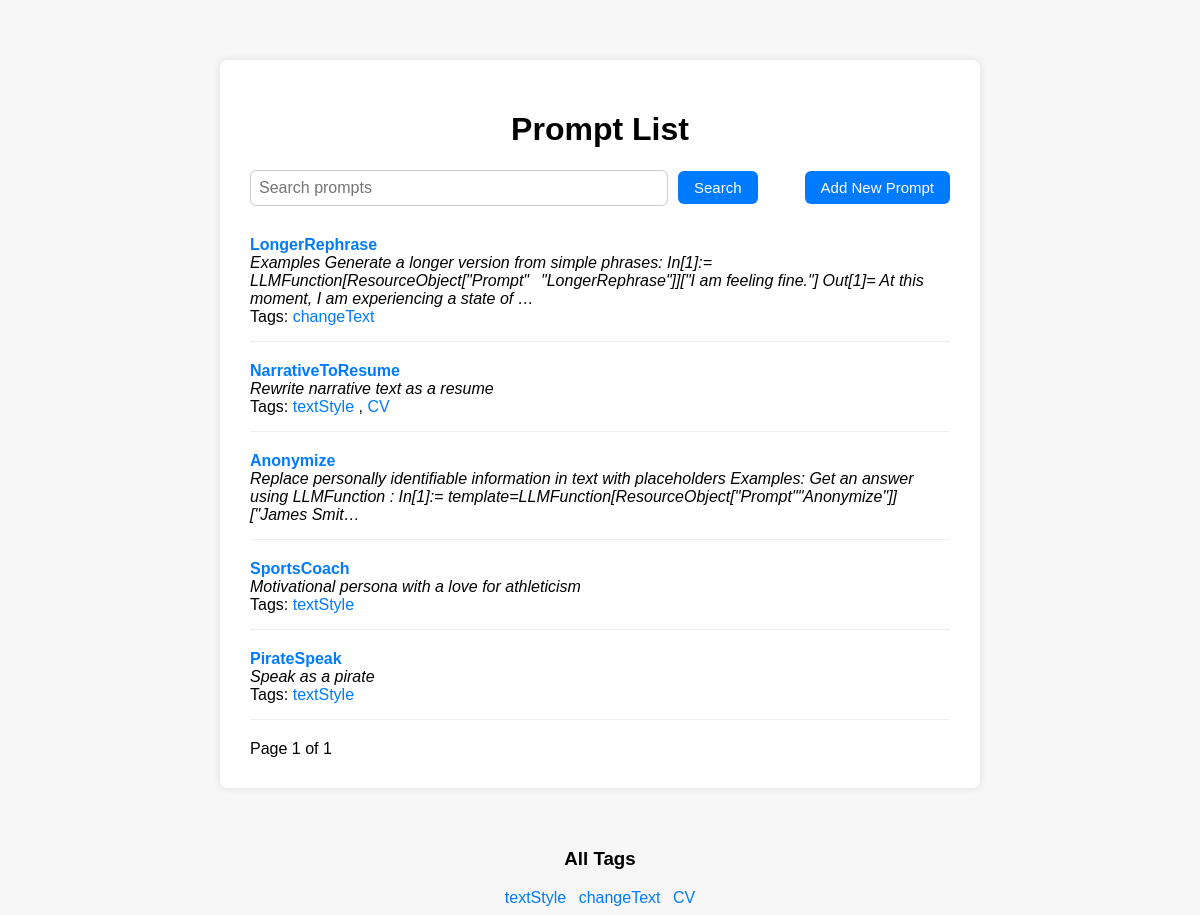
The page / on the database its author committed.
### prompts/models.py (models this page shows, shortened)
class Prompt(models.Model):
    name = models.TextField(max_length=50, verbose_name="Name", default="Untitled")
    text = models.TextField(verbose_name="Prompt text")
    description = models.TextField(blank=True, verbose_name="Description")
    created_at = models.DateTimeField(auto_now_add=True)
    tags = models.ManyToManyField(Tag, blank=True, related_name="prompts")

class Tag(models.Model):
    name = models.CharField(max_length=50, unique=True)

### prompts/views.py (the view)
# urls.py: path("", views.list_prompts, name="list_prompts"),
def list_prompts(request):
    query = request.GET.get("q")
    tag_filter = request.GET.get("tag")
    prompts = Prompt.objects.all().order_by("-created_at")
    if query:
        prompts = prompts.filter(
            Q(text__icontains=query) | Q(description__icontains=query)
        )
    if tag_filter:
        prompts = prompts.filter(tags__name=tag_filter)
    paginator = Paginator(prompts, 10)
    page_number = request.GET.get("page")
    page_obj = paginator.get_page(page_number)
    return render(
        request,
        "prompts/list_prompts.html",
        {
            "prompts": page_obj,
            "search_query": query,
            "tag_filter": tag_filter,
            "page_obj": page_obj,
            "all_tags": Tag.objects.all(),
        },
    )

### prompts/templates/prompts/list_prompts.html (shortened to what this page needs)
<!DOCTYPE html>
<html>
    <head>
    </head>
    <body>
        <div class="container">
            <h1>Prompt List</h1>
            <div class="top-bar">
                <form method="get" action="{% url 'list_prompts' %}" class="search-form">
                    <input
                        type="text"
                        name="q"
                        placeholder="Search prompts"
                        value="{{ search_query|default:'' }}"
                        class="search-input"
                    >
                    <button type="submit" class="search-btn">Search</button>
                </form>
                <a href="{% url 'add_prompt' %}">
                    <button type="button" class="add-btn">Add New Prompt</button>
                </a>
            </div>
            <ul>
                {% for prompt in prompts %}
                <li>
                    <a href="{% url 'prompt_detail' prompt.id %}">
                        <strong>{{ prompt.name|truncatechars:80 }}</strong>
                    </a><br>
                    {% if prompt.description %}
                    <em>{{ prompt.description | truncatechars:200 }}</em><br>
                    {% elif prompt.text %}
                    <em>{{ prompt.text }}</em><br>
                    {% endif %}
                    {% if prompt.tags.all %}
                    Tags:
                    {% for tag in prompt.tags.all %}
                    <a href="?tag={{ tag.name }}{% if search_query %}&q={{ search_query }}{% endif %}">{{ tag.name }}</a>
                    {% if not forloop.last %}, {% endif %}
                    {% endfor %}
                    {% endif %}
                </li>
                {% empty %}
                <li>No prompts found.</li>
                {% endfor %}
            </ul>
            <span> Page {{ page_obj.number }} of {{ page_obj.paginator.num_pages }} </span>
        </div>
        <h3 style="text-align: center;">All Tags</h3>
        <div style="text-align: center; margin-top: 10px;">
            {% for tag in all_tags %}
            <a href="?tag={{ tag.name }}{% if search_query %}&q={{ search_query }}{% endif %}" style="margin: 4px; text-decoration: none; color: #007bff;">
                {{ tag.name }}
            </a>
            {% empty %}
            <p>No tags found.</p>
            {% endfor %}
        </div>
    </body>
</html>

### prompts/templates/prompts/list_prompts.html (style rules this page uses)
body { font-family: Arial, sans-serif; background: #f7f7f7; }
a { color: #007bff; text-decoration: none; }
.container { max-width: 700px; margin: 60px auto; background: #fff; padding: 30px; border-radius: 8px; box-shadow: 0 0 10px rgba(0,0,0,0.1); }
h1 { text-align: center; }
.top-bar { display: flex; flex-wrap: wrap; justify-content: space-between; align-items: center; gap: 12px; margin-bottom: 30px; }
.search-form { display: flex; flex-grow: 1; gap: 10px; align-items: center; }
.search-input { flex: 1; max-width: 400px; padding: 8px; font-size: 16px; border-radius: 6px; border: 1px solid #ccc; }
.search-btn, .add-btn { padding: 8px 16px; font-size: 15px; background-color: #007bff; color: white; border: none; border-radius: 6px; cursor: pointer; }
ul { padding-left: 0; }
li { list-style: none; margin-bottom: 20px; padding-bottom: 15px; border-bottom: 1px solid #eee; }

### rows shown on the page
Prompt: name "LongerRephrase", description "Examples Generate a longer version from simple phrases: In[1]:= LLMFunction[ResourceObject[\"Prompt\"\"LongerRephrase\"]][\"I am feeling fine.\"] Out[1]= At this moment, I am experiencing a state of …"
Tag: name "changeText"
Prompt: name "NarrativeToResume", description "Rewrite narrative text as a resume"
Tag: name "textStyle"
Tag: name "CV"
Prompt: name "Anonymize", description "Replace personally identifiable information in text with placeholders Examples: Get an answer using LLMFunction : In[1]:= template=LLMFunction[ResourceObject[\"Prompt\"\"Anonymize\"]][\"James Smit…"
Prompt: name "SportsCoach", description "Motivational persona with a love for athleticism"
Prompt: name "PirateSpeak", description "Speak as a pirate"

### other values the page prints
{{ page_obj.number }} "1"
{{ page_obj.paginator.num_pages }} "1"
